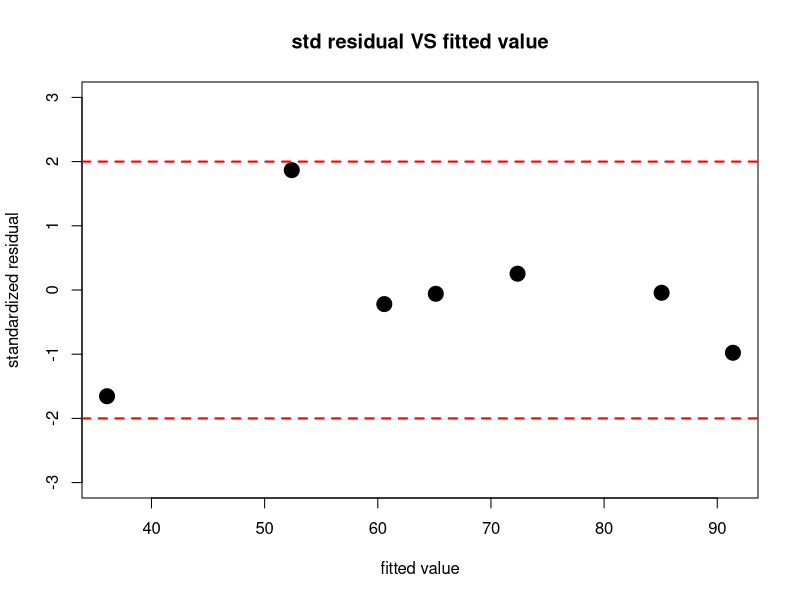
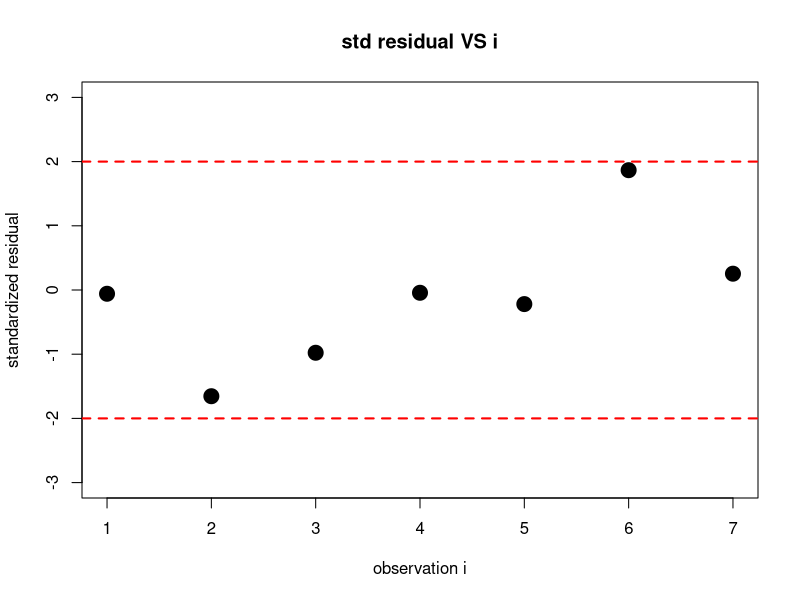
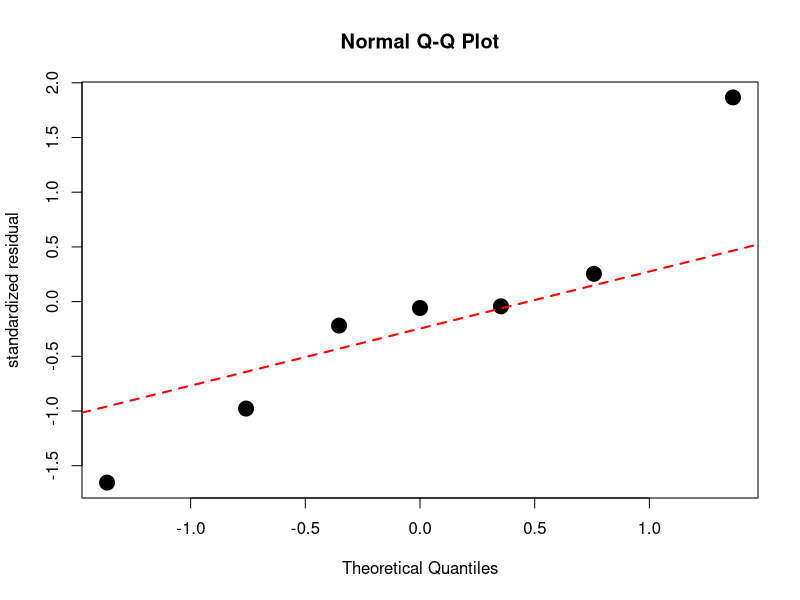
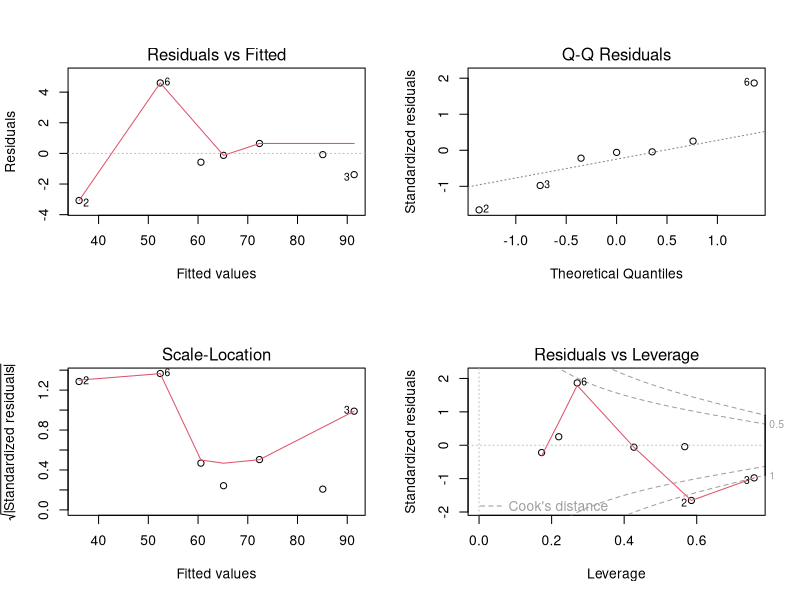

Reproduce these figures in R, in order.

###########################################
##### Ch3. Multiple linear regression #####
###########################################

#-------- 2. Estimation of regression parameters --------#

## Sale data
Sale_data <- data.frame(Y=c(65,33,90,85,60,57,73),X1=c(4.3,1.1,7.2,6.5,3.8,2.9,5.1),X2=c(15,28,100,34,34,45,65))
Sale_data
dim(Sale_data)

## Ex3. Estimation of coefficients
X_mat <- cbind(rep(x=1,times=dim(Sale_data)[1]),Sale_data[,-1]);X_mat
X_mat <- as.matrix(X_mat);X_mat
colnames(X_mat) <- c("X0","X1","X2");X_mat
Y_vec <- Sale_data[,1];Y_vec

# 1. estimate of betas
solve(t(X_mat)%*%X_mat)%*%t(X_mat)%*%Y_vec

# using lm function
model <- lm(Y~X1+X2,data=Sale_data)
model

# 2. prediction value
Y_hat <- predict(model,newdata=data.frame(X1=Sale_data[,2],X2=Sale_data[,3]))

# 3. residual
res <- resid(model);res
Sale_data[,1] - Y_hat

# 4. Estimate of sigma
s2 <- sum(res^2)/(dim(Sale_data)[1]-3)
s2
sqrt(s2)


#-------- 3. Quality of fit and ANOVA --------#

## Ex4 and 5. ANOVA
Y <- Sale_data[,1]

# SS
SST <- sum((Y-mean(Y))^2);SST
SSR <- sum((Y_hat-mean(Y))^2);SSR
SSE <- sum((Y-Y_hat)^2);SSE

# MS
MSR <- SSR/(3-1);MSR
MSE <- SSE/(dim(Sale_data)[1]-3);MSE

# F-value
F_val <- MSR/MSE;F_val
pf(F_val,df1=2,df=4,lower.tail=F)

# using function
anova(model)
summary(model)


#-------- 4. Inference of coefficients --------#

## Ex6. Test of estimated betas

# diagonal elements of solve(t(X)%*%X)
XX_inv <- solve(t(X_mat)%*%X_mat);XX_inv
diag_val <- diag(XX_inv);diag_val

# SE of betas
s2 <- sum(res^2)/(dim(Sale_data)[1]-3);s2
s <- sqrt(s2);s
SE_Betas <- s*sqrt(diag_val);SE_Betas

# t-test
coef_mat <- summary(model)$coef
coef_mat
t_values <- (coef_mat[,1] - 0)/SE_Betas;t_values

pt(t_values[1],df=dim(Sale_data)[1]-3,lower.tail=F)*2
pt(t_values[2],df=dim(Sale_data)[1]-3,lower.tail=F)*2
pt(t_values[3],df=dim(Sale_data)[1]-3,lower.tail=T)*2

# 95% CI
coef_mat[,1]-qt(p=0.025,df=dim(Sale_data)[1]-3,lower.tail=F)*SE_Betas
coef_mat[,1]+qt(p=0.025,df=dim(Sale_data)[1]-3,lower.tail=F)*SE_Betas

confint(model) # using confint function


## Ex7. Inference of mean, new data given data

# 1) mean
x0 <- c(1,5,75);x0
Est_value <- x0%*%coef_mat[,1];Est_value
predict(model,newdata=data.frame(X1=5,X2=75))
SE_mean <- s*sqrt(t(x0)%*%solve(t(X_mat)%*%X_mat)%*%x0);SE_mean
Est_value-qt(p=0.025,df=dim(Sale_data)[1]-3,lower.tail = F)*SE_mean
Est_value+qt(p=0.025,df=dim(Sale_data)[1]-3,lower.tail = F)*SE_mean
# using predict function
predict(model,newdata=data.frame(X1=5,X2=75),interval="confidence")

# 2) predict
Est_value <- x0%*%coef_mat[,1];Est_value
SE_pre <- s*sqrt(1+t(x0)%*%solve(t(X_mat)%*%X_mat)%*%x0);SE_pre
Est_value-qt(p=0.025,df=dim(Sale_data)[1]-3,lower.tail = F)*SE_pre
Est_value+qt(p=0.025,df=dim(Sale_data)[1]-3,lower.tail = F)*SE_pre
# using predict function
predict(model,newdata=data.frame(X1=5,X2=75),interval="prediction")


## Ex8. Analysis of residual

# (1) std residual VS fitted value
hii <- diag(X_mat%*%solve(t(X_mat)%*%X_mat)%*%t(X_mat));hii
res <- (Y-Y_hat);res
resid(model) # using resid function

std_resi <- res/(s*sqrt(1-hii));std_resi
rstandard(model) # using rstandard

plot(x=Y_hat,y=std_resi,ylim=c(-3,3),cex=2,pch=19,ylab="standardized residual",xlab="fitted value",
     main="std residual VS fitted value")
abline(h=-2,col="red",lty=2,lwd=2)
abline(h=2,col="red",lty=2,lwd=2)

# (2) std residual VS obs i
plot(x=c(1:7),y=std_resi,ylim=c(-3,3),cex=2,pch=19,ylab="standardized residual",xlab="observation i",
     main="std residual VS i")
abline(h=-2,col="red",lty=2,lwd=2)
abline(h=2,col="red",lty=2,lwd=2)

# (3) Q-Q plot
qqnorm(std_resi,cex=2,pch=19,ylab="standardized residual")
qqline(std_resi,col="red",lwd=2,lty=2)


## using plot(model)
par(mfrow=c(2,2))
plot(model)


